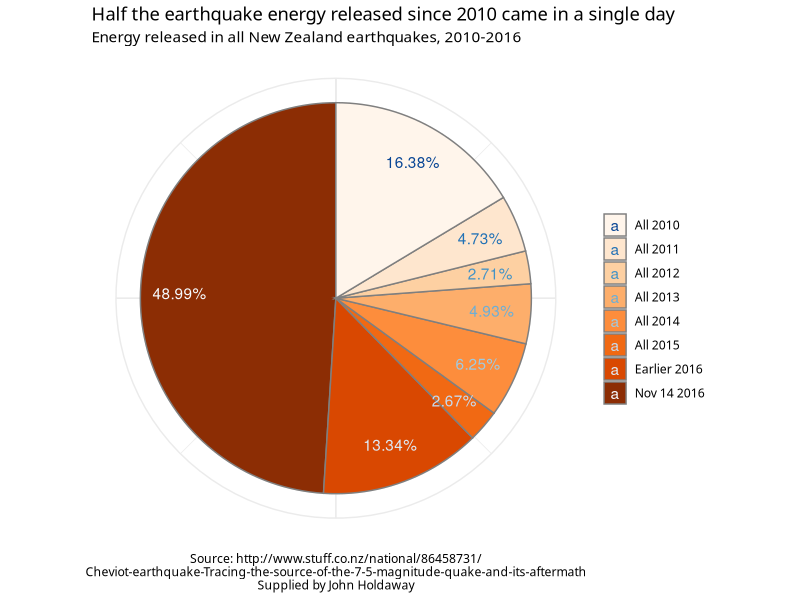
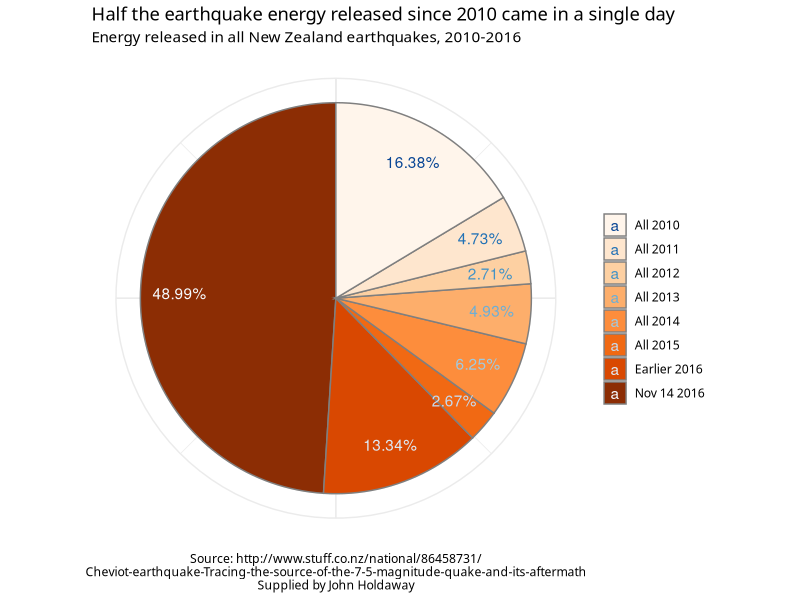

R code for these plots, in order:
library(ggplot2)
library(scales)
library(dplyr)

# http://www.stuff.co.nz/national/86458731/Cheviot-earthquake-Tracing-the-source-of-the-7-5-magnitude-quake-and-its-aftermath?utm_source=dlvr.it&utm_medium=twitter

# Energy released in all NZ Earthquakes, 2010-2016

eqs <- data.frame(
   energy = c(48.99, 13.34, 2.67, 6.25, 4.93, 2.71, 4.73, 16.38),
   period = c("Nov 14 2016", "Earlier 2016", paste("All", 2015:2010)),
   stringsAsFactors = FALSE)

eqs <- eqs %>%
   mutate(period = factor(period, levels = period)) %>%
   arrange(desc(period)) %>%
   mutate(cumenergy = cumsum(energy),
          centres = cumenergy - energy / 2)
             

leg <- guide_legend(reverse = TRUE)

p <- ggplot(eqs, aes(x = 1, weight = energy, fill = period)) +
   geom_bar(width = 1, colour = "grey50") +
   geom_text(x = 1.3, aes(y = centres, label = paste0(energy, "%"), colour = period)) +
   coord_polar(theta = "y") +
   scale_fill_brewer(palette = "Oranges", direction = -1, guide = leg) +
   scale_color_brewer(palette = "Blues", direction = 1, guide = leg)    +
   theme_minimal(base_family = "myfont") +
   theme(axis.ticks = element_blank(),
         axis.text = element_blank(),
         axis.title = element_blank(),
         plot.caption = element_text(hjust = 0.5)) +
   labs(fill = "", colour = "", 
        caption = "Source: http://www.stuff.co.nz/national/86458731/\nCheviot-earthquake-Tracing-the-source-of-the-7-5-magnitude-quake-and-its-aftermath\nSupplied by John Holdaway") +
   ggtitle("Half the earthquake energy released since 2010 came in a single day",
           subtitle = "Energy released in all New Zealand earthquakes, 2010-2016")

svg("../img/0067-pie.svg", 8, 8)
print(p)
dev.off()


png("../img/0067-pie.png", 800, 800, res = 100)
print(p)
dev.off()
